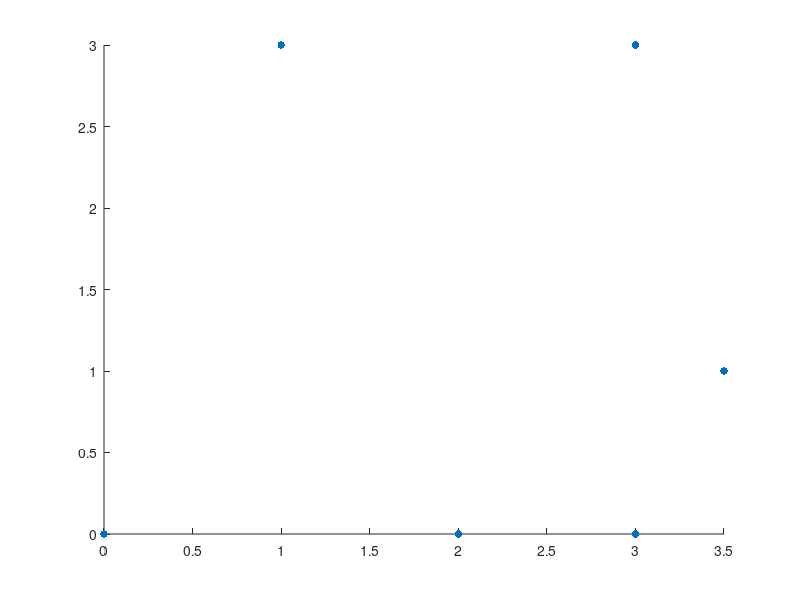

Write MATLAB code to recreate this figure. (Note: this script raises an error after producing the figure.)
% Primer animira spreminjanje vrednosti parametra alfa

N = 25;
tocke = [0 1 2 3 3 3.5; 0 3 0 0 3 1];
alfa = linspace(0, 1, N);


hold on
% izrišemo tocke
scatter(tocke(1, :), tocke(2, :), 30, 'filled', 'red');

% animirana krvivulja
h = animatedline;
xlim([min(tocke(1, :))-1, max(tocke(1, :))+1])
ylim([min(tocke(2, :))-1, max(tocke(2, :))+1])

% animacija za vsak alfa
for j = 1:N
    % interpolacija po segmentih
    s = interpoliraj(tocke, alfa(j));

    % izrisemo krivulje po segmentih
    N_2 = size(tocke, 2);
    for segment_start = 1:3:3*(N_2-1)
        % izberemo segment
        b = s(:, segment_start:segment_start+3);

        % izvedemo deCasteljau algoritem da dobimo vse tocke
        t = linspace(0, 1, 200);
        curve = zeros(2, length(t));
        for i = 1:length(t)
            [~, vrednost, ~] = deCasteljau(b, t(i));
            curve(:, i) = vrednost; 
        end
        
        addpoints(h, curve(1, :), curve(2, :))
    end
    drawnow
    textBox = text(s(1, end) + 0.25, s(2, end), "alfa = " + num2str(alfa(j)));
    
    pause(1)
    if j ~= N
        clearpoints(h)
        drawnow
        delete(textBox)
    end
end
    
hold off